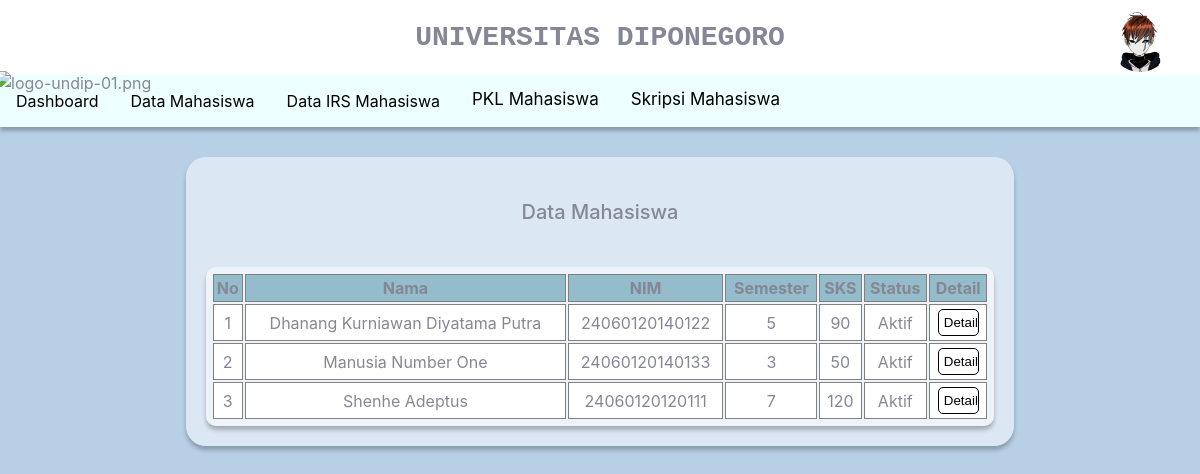
The app's page /dosen/data_mhs.php?username=faishal (signed in) with its own data.
### tables this page shows
CREATE TABLE `mahasiswa` (
  `mahasiswa_id` int(10) NOT NULL,
  `nim` varchar(20) NOT NULL,
  `kode_wali` varchar(50) NOT NULL,
  `nama` varchar(50) NOT NULL,
  `alamat` varchar(50) NOT NULL,
  `kota` varchar(50) NOT NULL,
  `provinsi` varchar(50) NOT NULL,
  `angkatan` varchar(50) NOT NULL,
  `email` varchar(50) NOT NULL,
  `no_tlp` varchar(20) NOT NULL,
  `status` varchar(30) NOT NULL,
  `prodi` varchar(50) NOT NULL,
  `fakultas` varchar(50) NOT NULL,
  `username` varchar(50) NOT NULL,
  `irs_id` int(11) DEFAULT NULL,
  `khs_id` int(11) DEFAULT NULL,
  `skripsi_id` int(11) DEFAULT NULL,
  `pkl_id` int(11) DEFAULT NULL
);

CREATE TABLE `irs` (
  `irs_id` int(11) NOT NULL,
  `semester_aktif` int(11) NOT NULL,
  `jumlah_sks` int(11) NOT NULL,
  `nim` varchar(50) NOT NULL,
  `status_irs` varchar(50) NOT NULL
);

### dosen/data_mhs.php (the view, shortened to what this page needs)
<!DOCTYPE html>
<html lang="en">
<head>
    <link rel="stylesheet" href="../aset/css/style.css">
    <?php
    require_once('../db_login.php');
    $username = $_GET['username'];
    ?>
</head>
<body>
    <div class="top">
        <div class="logo_undip">
            <img src="../aset/img/PPL/logo-undip-01.png" alt="logo-undip-01.png">
        </div>
        <div class="ddaction">
            <div class="ddprofile" onclick="menuToggle();">
                <img src="../aset/img/PPL/note.jpg" style="width:60px;height:auto; border-radius:50%;">
            </div>
        </div>
        <div class="text">UNIVERSITAS DIPONEGORO</div>
    </div>
    <div class="bar">
        <div class="navbar">
            <a href="dashboard_dosen.php?username=<?=$username?>">Dashboard</a>
            <a href="data_mhs.php?username=<?=$username?>">Data Mahasiswa</a>
            <a href="verif_irs.php?username=<?=$username?>">Data IRS Mahasiswa</a>
            <div class="dropdown">
                <button class="dropbtn">PKL Mahasiswa</button>
            </div>
            <div class="dropdown">
                <button class="dropbtn">Skripsi Mahasiswa</button>
            </div>
        </div>
    </div>
    <div class="isi">
        <div class="bgdosen isi-bgmhs">
            <div class="judul-isi-data judul-data-mhs">
                Data Mahasiswa
            </div>
            <div class="isi-data-mhs">
                <table>
                    <tr>
                        <th>No</th>
                        <th>Nama</th>
                        <th>NIM</th>
                        <th>Semester</th>
                        <th>SKS</th>
                        <th>Status</th>
                        <th>Detail</th>
                    </tr>
                    <?php
                        $query = "SELECT user.username, dosen.*, mahasiswa.*, irs.* FROM user JOIN dosen ON user.username = dosen.username JOIN mahasiswa ON mahasiswa.kode_wali = dosen.kode_wali JOIN irs ON irs.irs_id = mahasiswa.irs_id WHERE user.username = '$username'";
                        $sql_ppl= mysqli_query($db, $query) or die (mysqli_error($db));
                        $i=1;
                        while ($data1 = mysqli_fetch_array($sql_ppl)) :
                        ?>
                        <tr>
                            <td><?= $i ?></td>
                            <td><?=$data1['nama']?></td>
                            <td><?=$data1['nim'] ?></td>
                            <td><?=$data1['semester_aktif'] ?></td>
                            <td><?=$data1['jumlah_sks'] ?></td>
                            <td><?=$data1['status'] ?></td>
                            <td>
                                <form action="data_mhs_in/semester_1.php">
                                    <input type="submit" class="button_detail_mhs" value="Detail" />
                                </form>
                            </td>
                        </tr>
                    <?php
                    $i++;
                    endwhile;
                    ?>
                </table>
            </div>
        </div>
    </div>
</body>
</html>

### aset/css/style.css (style rules this page uses)
:root { --blue: #4e73df; --indigo: #6610f2; --purple: #6f42c1; --pink: #e83e8c; --red: #e74a3b; --orange: #fd7e14; --yellow: #f6c23e; --green: #1cc88a; --teal: #20c9a6; --cyan: #36b9cc; --white: #fff; --gray: #858796; --gray-dark: #5a5c69; --primary: #4e73df; --secondary: #858796; --success: #1cc88a; --info: #36b9cc; --warning: #f6c23e; --danger: #e74a3b; --light: #f8f9fc; --dark: #5a5c69; --breakpoint-xs: 0; --breakpoint-sm: 576px; --breakpoint-md: 768px; --breakpoint-lg: 992px; --breakpoint-xl: 1200px; --font-family-sans-serif: "Nunito", -apple-system, BlinkMacSystemFont, "Segoe UI", Roboto, "Helvetica Neue", Arial, sans-serif, "Apple Color Emoji", "Segoe UI Emoji", "Segoe UI Symbol", "Noto Color Emoji"; --font-family-monospace: SFMono-Regular, Menlo, Monaco, Consolas, "Liberation Mono", "Courier New", monospace; }
*, *::before, *::after { box-sizing: border-box; }
body { background-color: #B8D0E5; font-family: "Nunito", -apple-system, BlinkMacSystemFont, "Segoe UI", Roboto, "Helvetica Neue", Arial, sans-serif, "Apple Color Emoji", "Segoe UI Emoji", "Segoe UI Symbol", "Noto Color Emoji"; font-size: 1rem; font-weight: 400; line-height: 1.5; color: #858796; text-align: left; }
.top { position: relative; align-items:flex-end; display: flex; height: 75px; margin-top: -8px; margin-left: -8px; margin-right: -8px; background-color: #fff; }
.logo_undip { margin-left:-5px; margin-right:auto; position: relative; top: 20px; }
.logo_undip img { height: 110px; width: auto; }
.text { position: absolute; width: auto; height: auto; right: 0px; left: 0px; top: 0px; text-align: center; font-weight: 700; font-size: 28px; font-family: 'Courier New', Courier, monospace; line-height: 75px; }
.bar { margin-top: 0px; margin-left: -8px; margin-right: -8px; width: auto; right:0px; left:0px; }
.navbar { overflow: hidden; background-color:#EDFFFF ; box-shadow: 0px 4px 4px rgba(0, 0, 0, 0.25); display: inherit; }
.navbar a { float: left; font-size: 16px; color: black; text-align: center; padding: 14px 16px; text-decoration: none; }
.dropdown { float: left; overflow: hidden; }
.dropdown .dropbtn { font-size: 17px; border: none; outline: none; padding: 14px 16px; background-color: inherit; font-family: inherit; margin: 0; }
.ddaction { position:absolute; top: 12px; right:30px; z-index: 1000; }
.ddaction .ddprofile { position:relative; width:60px; height:60px; cursor: pointer; }
.ddaction .ddprofile img { position:absolute; top: 0; left: 0; width:100%; height:100%; object-fit: cover; }
.bgdosen { background: rgba(255, 255, 255, 0.5); box-shadow: 0px 4px 4px rgba(0, 0, 0, 0.25); border-radius: 20px; }
.isi-bgmhs { width:70%; height:fit-content; margin:30px auto; padding:20px; }
.judul-isi-data { font-size: 20px; font-weight: 500; text-align: center; margin: 20px auto 10px auto; }
.isi-data-mhs { width:100%; margin:0 auto; margin-top:40px; }
.isi-data-mhs table { width:100%; text-align: center; padding:5px; background: rgba(255, 255, 255, 0.5); box-shadow: 0px 4px 4px rgba(0, 0, 0, 0.25); border-radius: 10px; }
.isi-data-mhs table tr th { background: rgb(148, 188, 202); border: 0.5px solid grey; }
.isi-data-mhs table tr td { background: rgb(255 255 255); border: 0.5px solid grey; }
input.button_detail_mhs { border: 0.5px solid; background: white; padding: 5px; width: 75%; border-radius: 5px; margin:3px 0px; }

### records on screen
mahasiswa: nama "Dhanang Kurniawan Diyatama Putra", irs.nim "24060120140122", irs.semester_aktif "5", irs.jumlah_sks "90", status "Aktif"
mahasiswa: nama "Manusia Number One", irs.nim "24060120140133", irs.semester_aktif "3", irs.jumlah_sks "50", status "Aktif"
mahasiswa: nama "Shenhe Adeptus", irs.nim "24060120120111", irs.semester_aktif "7", irs.jumlah_sks "120", status "Aktif"
